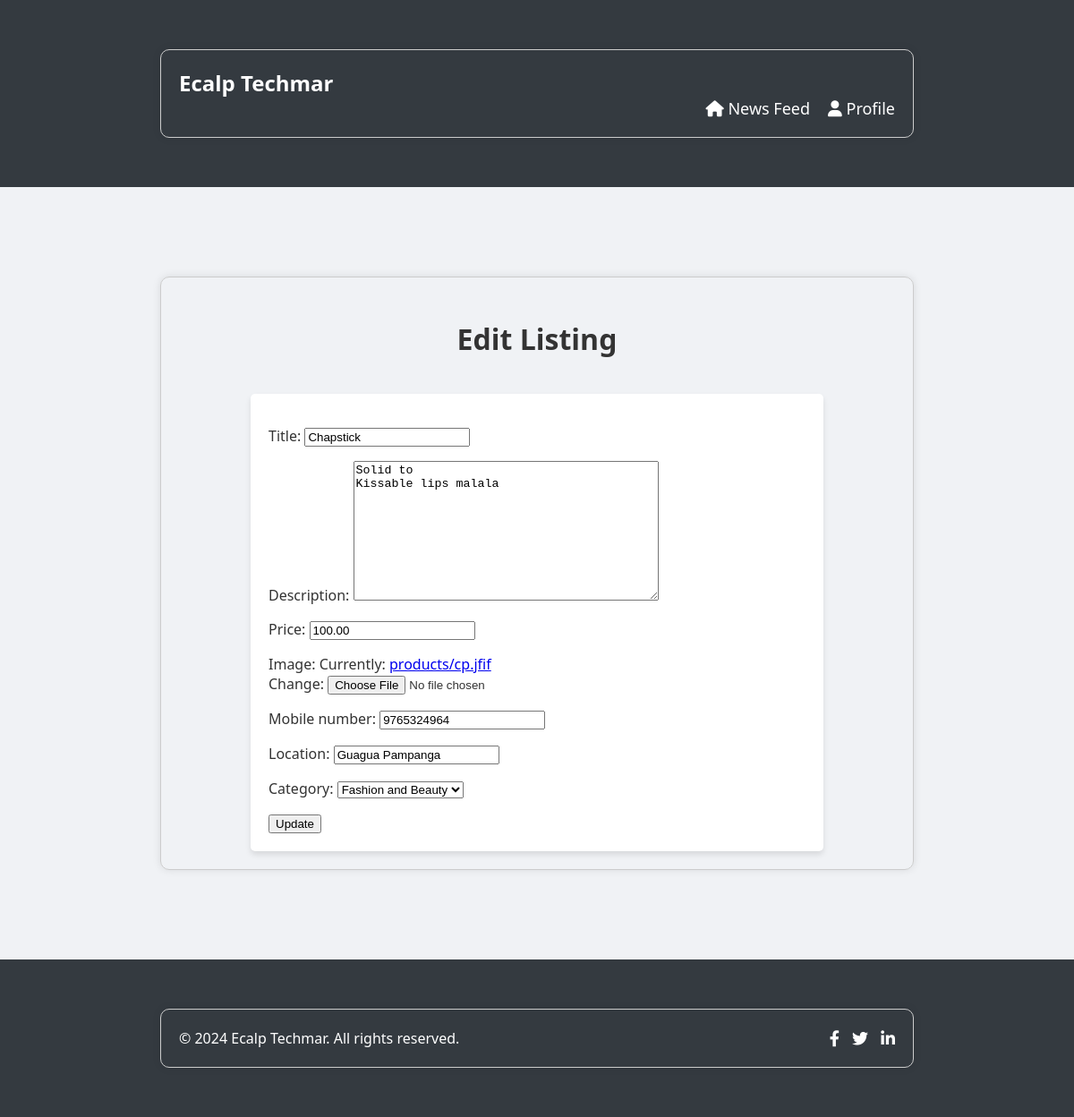
/newsfeed/edit_listing/33/ (signed in), run on the app's committed database.
### newsfeed/models.py (models this page shows, shortened)
class Product(models.Model):
    title = models.CharField(max_length=255)
    description = models.TextField()
    price = models.DecimalField(max_digits=10, decimal_places=2)
    image = models.ImageField(upload_to='products/')
    mobile_number = models.CharField(max_length=20)
    location = models.CharField(max_length=255)
    user = models.ForeignKey(User, on_delete=models.CASCADE)
    created_at = models.DateTimeField(auto_now_add=True)
    category = models.CharField(max_length=50, choices=[('Electronics', 'Electronics'), ('Fashion and Beauty', 'Fashion and Beauty'), ('Home and Garden', 'Home and Garden'), ('Sports and Leisure', 'Sports and Leisure'), ('Others', 'Others')], default='Others')
    is_active = models.BooleanField(default=True)

### newsfeed/views.py (the view)
# urls.py: path('edit_listing/<pk>/', edit_listing, name='edit_listing'),
@login_required
def edit_listing(request, pk):
    product = get_object_or_404(Product, pk=pk)
    if product.user == request.user:
        if request.method == 'POST':
            form = PostProductForm(request.POST, request.FILES, instance=product)
            if form.is_valid():
                form.save()
                messages.success(request, 'Listing updated successfully!')
                return redirect('newsfeed')
        else:
            form = PostProductForm(instance=product)
        return render(request, 'edit_listing.html', {'form': form})
    else:
        messages.error(request, 'You do not have permission to edit this listing.')
        return redirect('newsfeed')

### newsfeed/forms.py (shortened to what this page needs)
class PostProductForm(forms.ModelForm):
    class Meta:
        model = Product
        fields = ('title', 'description', 'price', 'image', 'mobile_number', 'location', 'category')
    def __init__(self, *args, **kwargs):
        super(PostProductForm, self).__init__(*args, **kwargs)
        self.fields['mobile_number'].widget.attrs['placeholder'] = '+63 9123456789'

### newsfeed/templates/edit_listing.html (shortened to what this page needs)
<!DOCTYPE html>
<html lang="en">
<head>
    {% load static %}
    <link rel="stylesheet" href="{% static 'main/styles.css' %}">
    <link rel="stylesheet" href="https://cdnjs.cloudflare.com/ajax/libs/font-awesome/6.0.0-beta3/css/all.min.css">
</head>
<body>
    <header>
        <div class="container">
            <h1 class="logo">Ecalp Techmar</h1>
            <nav>
                <ul>
                    <li><a href="{% url 'newsfeed' %}"><i class="fas fa-home"></i> News Feed</a></li>
                    <li><a href="{% url 'profile' request.user.pk %}"><i class="fas fa-user"></i> Profile</a></li>
        </div>
    </header>
<section id="edit-listing">
    <div class="container">
        <h2>Edit Listing</h2>
        <form method="post" enctype="multipart/form-data">
            {{ form.as_p }}
            <button type="submit" class="button">Update</button>
        </form>
    </div>
</section>
    <footer>
        <div class="container">
            <div class="footer-content">
                <p>&copy; 2024 Ecalp Techmar. All rights reserved.</p>
                <div class="social-links">
                    <a href="#"><i class="fab fa-facebook-f"></i></a>
                    <a href="#"><i class="fab fa-twitter"></i></a>
                    <a href="#"><i class="fab fa-linkedin-in"></i></a>
                </div>
            </div>
        </div>
    </footer>
</body>
</html>

### main/static/main/styles.css (style rules this page uses)
body { font-family: 'Segoe UI', Tahoma, Geneva, Verdana, sans-serif; margin: 0; padding: 0; box-sizing: border-box; background-color: #f0f2f5; color: #333; }
header { background-color: #343a40; color: white; padding: 15px 0; position: sticky; top: 0; z-index: 1000; }
.container { width: 90%; max-width: 1200px; margin: 0 auto; padding: 0 15px; }
.logo { margin: 0; font-size: 24px; }
nav ul { list-style: none; padding: 0; display: flex; justify-content: flex-end; margin: 0; }
nav ul li { margin-left: 20px; }
nav ul li a { color: white; text-decoration: none; font-size: 18px; transition: color 0.3s; }
section { padding: 60px 0; }
section h2 { text-align: center; margin-bottom: 40px; font-size: 32px; }
form { max-width: 600px; margin: 0 auto; background-color: white; padding: 20px; border-radius: 5px; box-shadow: 0 4px 6px rgba(0, 0, 0, 0.1); }
footer { background-color: #343a40; color: white; padding: 15px 0; text-align: center; }
.footer-content { display: flex; justify-content: space-between; align-items: center; flex-wrap: wrap; }
.footer-content p { margin: 0; }
.footer-content .social-links a { color: white; margin-left: 10px; font-size: 18px; transition: color 0.3s; }

### newsfeed/templates/edit_listing.html (style rules this page uses)
.container { max-width: 800px; margin: 40px auto; padding: 20px; border: 1px solid #ccc; border-radius: 10px; box-shadow: 0 0 10px rgba(0, 0, 0, 0.1); }

### data on the page
Product: title "Chapstick", description "Solid to Kissable lips malala", price "100.00", mobile_number "9765324964", location "Guagua Pampanga", category "Fashion and Beauty"
